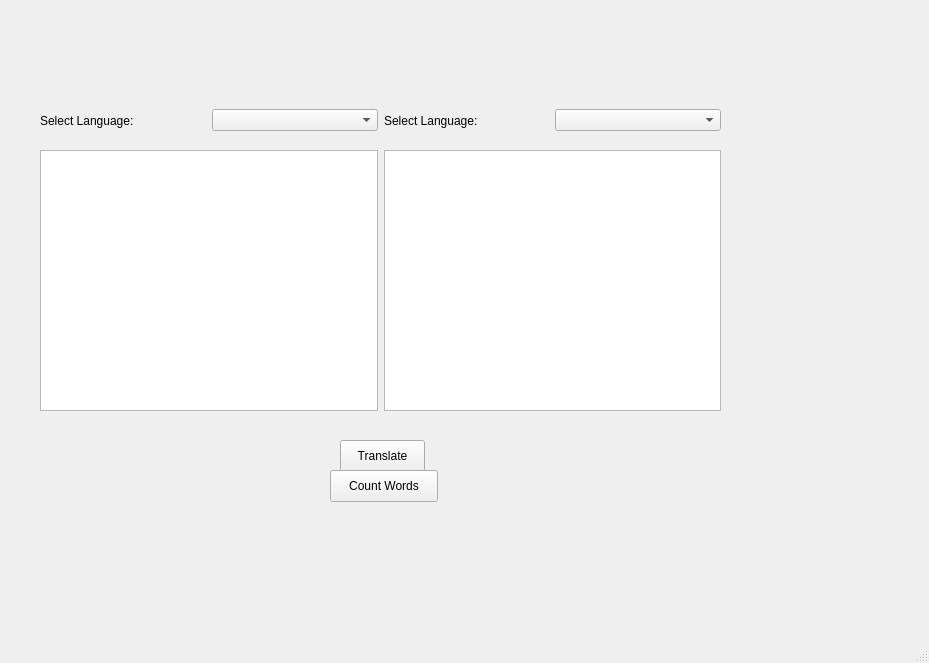
<?xml version="1.0" encoding="UTF-8"?>
<ui version="4.0">
 <class>MainWindow</class>
 <widget class="QMainWindow" name="MainWindow">
  <property name="geometry">
   <rect>
    <x>0</x>
    <y>0</y>
    <width>929</width>
    <height>663</height>
   </rect>
  </property>
  <property name="windowTitle">
   <string>MainWindow</string>
  </property>
  <widget class="QWidget" name="centralwidget">
   <widget class="QPushButton" name="pushButton_Translate">
    <property name="geometry">
     <rect>
      <x>340</x>
      <y>440</y>
      <width>85</width>
      <height>32</height>
     </rect>
    </property>
    <property name="text">
     <string>Translate</string>
    </property>
    <property name="autoDefault">
     <bool>true</bool>
    </property>
   </widget>
   <widget class="QLabel" name="label_3">
    <property name="geometry">
     <rect>
      <x>331</x>
      <y>411</y>
      <width>16</width>
      <height>16</height>
     </rect>
    </property>
    <property name="text">
     <string/>
    </property>
   </widget>
   <widget class="QWidget" name="layoutWidget">
    <property name="geometry">
     <rect>
      <x>40</x>
      <y>150</y>
      <width>681</width>
      <height>261</height>
     </rect>
    </property>
    <layout class="QHBoxLayout" name="horizontalLayout">
     <item>
      <widget class="QTextEdit" name="textEdit_1"/>
     </item>
     <item>
      <widget class="QTextEdit" name="textEdit_2"/>
     </item>
    </layout>
   </widget>
   <widget class="QWidget" name="layoutWidget">
    <property name="geometry">
     <rect>
      <x>40</x>
      <y>100</y>
      <width>681</width>
      <height>41</height>
     </rect>
    </property>
    <layout class="QHBoxLayout" name="horizontalLayout_2">
     <item>
      <widget class="QLabel" name="label">
       <property name="text">
        <string>Select Language:</string>
       </property>
      </widget>
     </item>
     <item>
      <widget class="QComboBox" name="comboBox"/>
     </item>
     <item>
      <widget class="QLabel" name="label_2">
       <property name="text">
        <string>Select Language:</string>
       </property>
      </widget>
     </item>
     <item>
      <widget class="QComboBox" name="comboBox_2"/>
     </item>
    </layout>
   </widget>
   <widget class="QPushButton" name="countButton">
    <property name="geometry">
     <rect>
      <x>330</x>
      <y>470</y>
      <width>108</width>
      <height>32</height>
     </rect>
    </property>
    <property name="text">
     <string>Count Words</string>
    </property>
   </widget>
  </widget>
  <widget class="QStatusBar" name="statusbar"/>
 </widget>
 <resources/>
 <connections/>
</ui>
